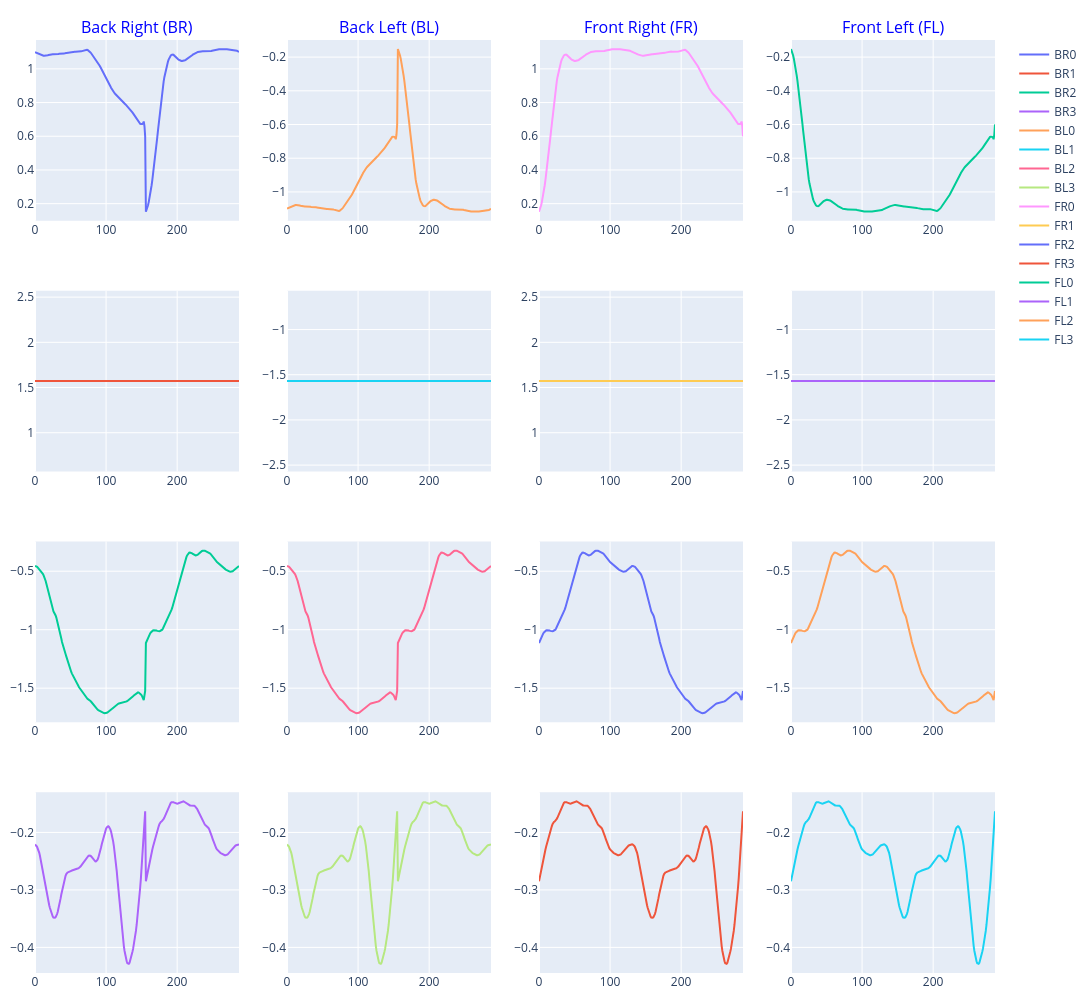

Notebook code cell kept with this figure:
### Markdown cell above
# Plot

### Code cell
fig = go.Figure()
fig = make_subplots(rows=4, cols=4, shared_xaxes=False, column_titles=['Back Right (BR)', 'Back Left (BL)', 'Front Right (FR)', 'Front Left (FL)'])
fig.update_layout(height=1000, width=1200)
fig.update_layout(margin=dict(l=10, r=10, t=40, b=10))  # Reduce margins

fig.add_trace(go.Scatter( y=leg_BR['BR0'], mode='lines', name=f'BR0'), row=1, col=1)
fig.add_trace(go.Scatter( y=leg_BR['BR1'], mode='lines', name=f'BR1'), row=2, col=1)
fig.add_trace(go.Scatter( y=leg_BR['BR2'], mode='lines', name=f'BR2'), row=3, col=1)
fig.add_trace(go.Scatter( y=leg_BR['BR3'], mode='lines', name=f'BR3'), row=4, col=1)

fig.add_trace(go.Scatter( y=leg_BL['BL0'], mode='lines', name=f'BL0'), row=1, col=2)
fig.add_trace(go.Scatter( y=leg_BL['BL1'], mode='lines', name=f'BL1'), row=2, col=2)
fig.add_trace(go.Scatter( y=leg_BL['BL2'], mode='lines', name=f'BL2'), row=3, col=2)
fig.add_trace(go.Scatter( y=leg_BL['BL3'], mode='lines', name=f'BL3'), row=4, col=2)

fig.add_trace(go.Scatter( y=leg_FR['FR0'], mode='lines', name=f'FR0'), row=1, col=3)
fig.add_trace(go.Scatter( y=leg_FR['FR1'], mode='lines', name=f'FR1'), row=2, col=3)
fig.add_trace(go.Scatter( y=leg_FR['FR2'], mode='lines', name=f'FR2'), row=3, col=3)
fig.add_trace(go.Scatter( y=leg_FR['FR3'], mode='lines', name=f'FR3'), row=4, col=3)

fig.add_trace(go.Scatter( y=leg_FL['FL0'], mode='lines', name=f'FL0'), row=1, col=4)
fig.add_trace(go.Scatter( y=leg_FL['FL1'], mode='lines', name=f'FL1'), row=2, col=4)
fig.add_trace(go.Scatter( y=leg_FL['FL2'], mode='lines', name=f'FL2'), row=3, col=4)
fig.add_trace(go.Scatter( y=leg_FL['FL3'], mode='lines', name=f'FL3'), row=4, col=4)

fig.update_annotations(font=dict(size=16, color="blue"))

### Figure 1 — Plotly figure (JSON) as saved in the notebook; plotly's stock layout.template omitted (floating-point values rounded to 4 significant figures; data arrays with more than 128 entries replaced by an {"elided": "..."} marker saying what was removed)
{"data": [{"mode": "lines", "name": "BR0", "type": "scatter", "xaxis": "x", "y": {"elided": "288 float values"}, "yaxis": "y"}, {"mode": "lines", "name": "BR1", "type": "scatter", "xaxis": "x5", "y": {"elided": "288 float values"}, "yaxis": "y5"}, {"mode": "lines", "name": "BR2", "type": "scatter", "xaxis": "x9", "y": {"elided": "288 float values"}, "yaxis": "y9"}, {"mode": "lines", "name": "BR3", "type": "scatter", "xaxis": "x13", "y": {"elided": "288 float values"}, "yaxis": "y13"}, {"mode": "lines", "name": "BL0", "type": "scatter", "xaxis": "x2", "y": {"elided": "288 float values"}, "yaxis": "y2"}, {"mode": "lines", "name": "BL1", "type": "scatter", "xaxis": "x6", "y": {"elided": "288 float values"}, "yaxis": "y6"}, {"mode": "lines", "name": "BL2", "type": "scatter", "xaxis": "x10", "y": {"elided": "288 float values"}, "yaxis": "y10"}, {"mode": "lines", "name": "BL3", "type": "scatter", "xaxis": "x14", "y": {"elided": "288 float values"}, "yaxis": "y14"}, {"mode": "lines", "name": "FR0", "type": "scatter", "xaxis": "x3", "y": {"elided": "288 float values"}, "yaxis": "y3"}, {"mode": "lines", "name": "FR1", "type": "scatter", "xaxis": "x7", "y": {"elided": "288 float values"}, "yaxis": "y7"}, {"mode": "lines", "name": "FR2", "type": "scatter", "xaxis": "x11", "y": {"elided": "288 float values"}, "yaxis": "y11"}, {"mode": "lines", "name": "FR3", "type": "scatter", "xaxis": "x15", "y": {"elided": "288 float values"}, "yaxis": "y15"}, {"mode": "lines", "name": "FL0", "type": "scatter", "xaxis": "x4", "y": {"elided": "288 float values"}, "yaxis": "y4"}, {"mode": "lines", "name": "FL1", "type": "scatter", "xaxis": "x8", "y": {"elided": "288 float values"}, "yaxis": "y8"}, {"mode": "lines", "name": "FL2", "type": "scatter", "xaxis": "x12", "y": {"elided": "288 float values"}, "yaxis": "y12"}, {"mode": "lines", "name": "FL3", "type": "scatter", "xaxis": "x16", "y": {"elided": "288 float values"}, "yaxis": "y16"}], "layout": {"annotations": [{"font": {"color": "blue", "size": 16}, "showarrow": false, "text": "Back Right (BR)", "x": 0.1062, "xanchor": "center", "xref": "paper", "y": 1, "yanchor": "bottom", "yref": "paper"}, {"font": {"color": "blue", "size": 16}, "showarrow": false, "text": "Back Left (BL)", "x": 0.3688, "xanchor": "center", "xref": "paper", "y": 1, "yanchor": "bottom", "yref": "paper"}, {"font": {"color": "blue", "size": 16}, "showarrow": false, "text": "Front Right (FR)", "x": 0.6313, "xanchor": "center", "xref": "paper", "y": 1, "yanchor": "bottom", "yref": "paper"}, {"font": {"color": "blue", "size": 16}, "showarrow": false, "text": "Front Left (FL)", "x": 0.8938, "xanchor": "center", "xref": "paper", "y": 1, "yanchor": "bottom", "yref": "paper"}], "height": 1000, "margin": {"b": 10, "l": 10, "r": 10, "t": 40}, "width": 1200, "xaxis": {"anchor": "y", "domain": [0, 0.2125]}, "xaxis10": {"anchor": "y10", "domain": [0.2625, 0.475]}, "xaxis11": {"anchor": "y11", "domain": [0.525, 0.7375]}, "xaxis12": {"anchor": "y12", "domain": [0.7875, 1]}, "xaxis13": {"anchor": "y13", "domain": [0, 0.2125]}, "xaxis14": {"anchor": "y14", "domain": [0.2625, 0.475]}, "xaxis15": {"anchor": "y15", "domain": [0.525, 0.7375]}, "xaxis16": {"anchor": "y16", "domain": [0.7875, 1]}, "xaxis2": {"anchor": "y2", "domain": [0.2625, 0.475]}, "xaxis3": {"anchor": "y3", "domain": [0.525, 0.7375]}, "xaxis4": {"anchor": "y4", "domain": [0.7875, 1]}, "xaxis5": {"anchor": "y5", "domain": [0, 0.2125]}, "xaxis6": {"anchor": "y6", "domain": [0.2625, 0.475]}, "xaxis7": {"anchor": "y7", "domain": [0.525, 0.7375]}, "xaxis8": {"anchor": "y8", "domain": [0.7875, 1]}, "xaxis9": {"anchor": "y9", "domain": [0, 0.2125]}, "yaxis": {"anchor": "x", "domain": [0.8063, 1]}, "yaxis10": {"anchor": "x10", "domain": [0.2687, 0.4625]}, "yaxis11": {"anchor": "x11", "domain": [0.2687, 0.4625]}, "yaxis12": {"anchor": "x12", "domain": [0.2687, 0.4625]}, "yaxis13": {"anchor": "x13", "domain": [0, 0.1938]}, "yaxis14": {"anchor": "x14", "domain": [0, 0.1938]}, "yaxis15": {"anchor": "x15", "domain": [0, 0.1938]}, "yaxis16": {"anchor": "x16", "domain": [0, 0.1938]}, "yaxis2": {"anchor": "x2", "domain": [0.8063, 1]}, "yaxis3": {"anchor": "x3", "domain": [0.8063, 1]}, "yaxis4": {"anchor": "x4", "domain": [0.8063, 1]}, "yaxis5": {"anchor": "x5", "domain": [0.5375, 0.7312]}, "yaxis6": {"anchor": "x6", "domain": [0.5375, 0.7312]}, "yaxis7": {"anchor": "x7", "domain": [0.5375, 0.7312]}, "yaxis8": {"anchor": "x8", "domain": [0.5375, 0.7312]}, "yaxis9": {"anchor": "x9", "domain": [0.2687, 0.4625]}}}
